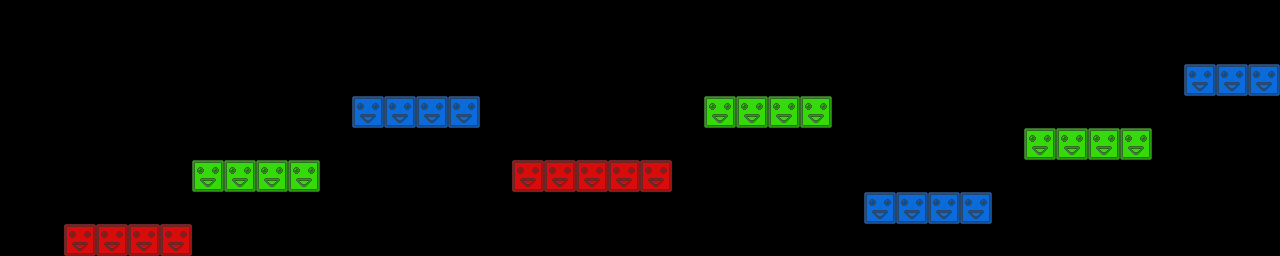

This game map was drawn from its Tiled (.tmx) file and the tilesets committed beside it. A one-line description and the trimmed map source follow:
An orthogonal 40x8 tile map with 32x32 px tiles, 3 tile layers (red, green, blue) and 8 objects.

<map version="1.0" orientation="orthogonal" renderorder="right-down" width="40" height="8" tilewidth="32" tileheight="32">
 <tileset firstgid="1" name="blocks" tilewidth="32" tileheight="32">
  <image source="blocks.png" width="96" height="32" />
 </tileset>
 <layer name="red" width="40" height="8">
  <data>[320 cells, 9 non-empty, 1 distinct tile ids]</data>
 </layer>
 <layer name="green" width="40" height="8">
  <data>[320 cells, 12 non-empty, 1 distinct tile ids]</data>
 </layer>
 <layer name="blue" width="40" height="8">
  <data>[320 cells, 11 non-empty, 1 distinct tile ids]</data>
 </layer>
 <objectgroup name="crystals">
  <object x="139" y="198">
   <ellipse />
  </object>
  <object x="447" y="74">
   <ellipse />
  </object>
  <object x="581" y="119">
   <ellipse />
  </object>
  <object x="888" y="125">
   <ellipse />
  </object>
  <object x="1096" y="114">
   <ellipse />
  </object>
 </objectgroup>
 <objectgroup name="spikes">
  <object x="252" y="140">
   <ellipse />
  </object>
  <object x="753" y="81">
   <ellipse />
  </object>
  <object x="1231" y="47">
   <ellipse />
  </object>
 </objectgroup>
</map>
